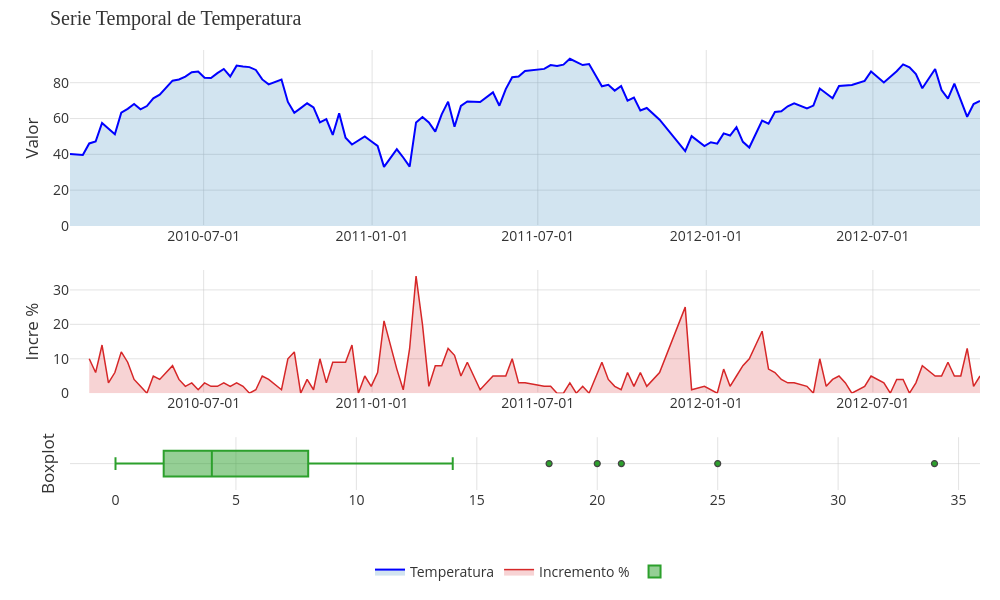

Source (notebook cell):
### Code cell
grafico = VisualizarSerieTemporal(
    x=dataStore['Date'],
    y=dataStore[''],
    titulo="Serie Temporal de Temperatura",
    xlabel="Fecha",
    ylabel="Valor",
    nombreVariable="Temperatura",
    LineColor="blue",
    LineWidth=2,
    dash="solid",
    altura=600,
    largo=1000,
    x_tickformat="%Y-%m-%d",
    fill="tozeroy",   # activa relleno desde la línea hasta el eje x
    fillcolor="rgba(31, 119, 180, 0.2)" # opacidad del área
)
fig1 = grafico.GraficarVariableTemporalMasIncrementoPorcentual()
fig1.show()
